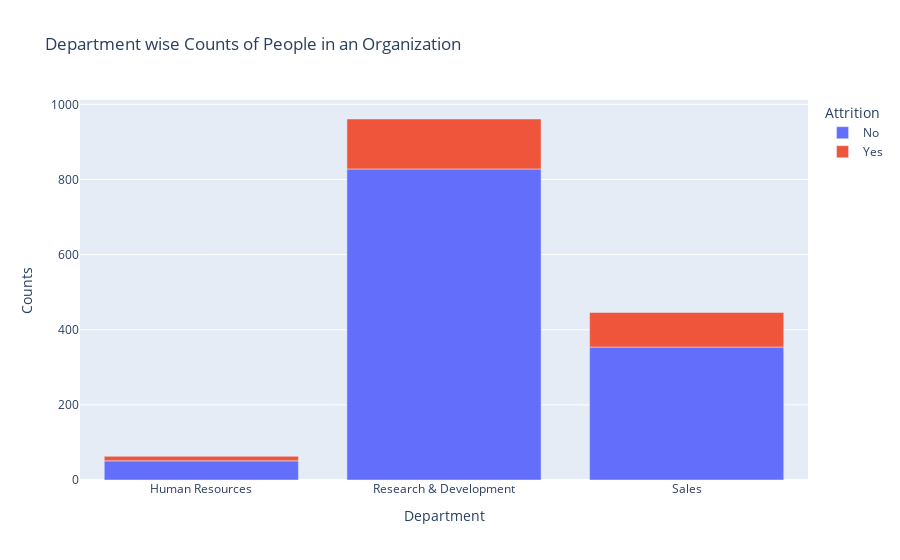

The cell this chart's notebook holds for it:
### Markdown cell above
# Does the Department of work impact attrition?

### Code cell
dept_att=df.groupby(['Department','Attrition']).apply(lambda x:x['DailyRate'].count()).reset_index(name='Counts')
fig=px.bar(dept_att,x='Department',y='Counts',color='Attrition',title='Department wise Counts of People in an Organization')
fig.show()

### Figure 1 — Plotly figure (JSON) as saved in the notebook; plotly's stock layout.template omitted (floating-point values rounded to 4 significant figures)
{"data": [{"alignmentgroup": "True", "hovertemplate": "Attrition=No<br>Department=%{x}<br>Counts=%{y}<extra></extra>", "legendgroup": "No", "marker": {"color": "#636efa", "pattern": {"shape": ""}}, "name": "No", "offsetgroup": "No", "orientation": "v", "showlegend": true, "textposition": "auto", "type": "bar", "x": ["Human Resources", "Research & Development", "Sales"], "xaxis": "x", "y": [51, 828, 354], "yaxis": "y"}, {"alignmentgroup": "True", "hovertemplate": "Attrition=Yes<br>Department=%{x}<br>Counts=%{y}<extra></extra>", "legendgroup": "Yes", "marker": {"color": "#EF553B", "pattern": {"shape": ""}}, "name": "Yes", "offsetgroup": "Yes", "orientation": "v", "showlegend": true, "textposition": "auto", "type": "bar", "x": ["Human Resources", "Research & Development", "Sales"], "xaxis": "x", "y": [12, 133, 92], "yaxis": "y"}], "layout": {"autosize": true, "barmode": "relative", "legend": {"title": {"text": "Attrition"}, "tracegroupgap": 0}, "title": {"text": "Department wise Counts of People in an Organization"}, "xaxis": {"anchor": "y", "autorange": true, "domain": [0, 1], "range": [-0.5, 2.5], "title": {"text": "Department"}, "type": "category"}, "yaxis": {"anchor": "x", "autorange": true, "domain": [0, 1], "range": [0, 1012.0], "title": {"text": "Counts"}, "type": "linear"}}}
